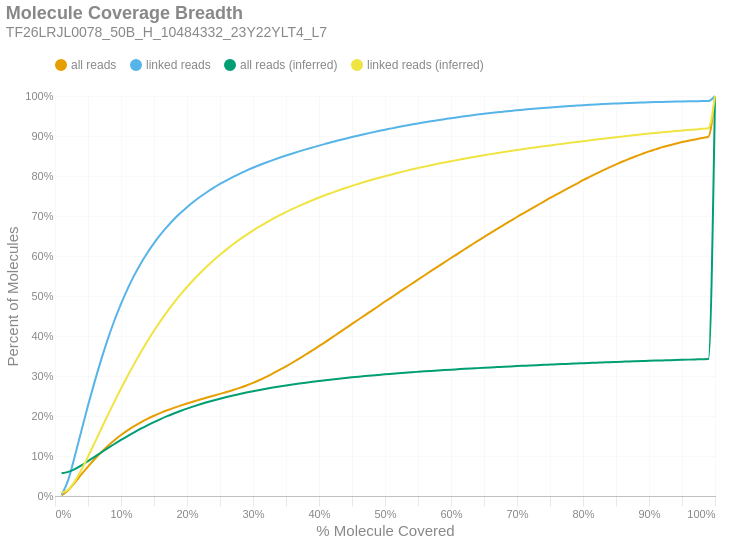

Source (notebook cell):
### Markdown cell above
### Molecule Read Coverage
This chart shows molecule coverage breadth as computed by the number of bases aligned to that molecule. In other words, "*how much of each unique long molecule is actually sequenced/aligned?*" Keep in mind there is a distinction between sequences and alignments, since some sequences belonging to a particular molecule may not align well and wouldn't appear in the alignment data. This chart also shows molecule coverage breadth as computed by the *inferred fragment* from which the aligned sequences originate. Unlike read coverage, this calculation takes into account the total insert size, including unsequenced gaps between the forward and reverse reads. Like the previous figures, these are cumulative percents.

### Code cell
if SKIPLR:
    print_html(f"Skipped")
else:
    binned_df = consolidated_hist(valids['coverage_bp'], mask, 0.01, True)
    binned_df_inf = consolidated_hist(valids['coverage_inserts'], mask, 0.01, True)
    binned_df = binned_df.with_columns(pl.lit(binned_df_inf['all reads (cumsum)']).alias('all reads (inferred)'))
    binned_df = binned_df.with_columns(pl.lit(binned_df_inf['linked reads (cumsum)']).alias('linked reads (inferred)'))
    binned_df = binned_df.with_columns(
        (pl.col('bin').cast(pl.Float64) + 0.01).alias('right_edge')
    )

    with SafeRender(binned_df):
        (
            density_plot(binned_df, 'Molecule Coverage Breadth', samplename, 'molcov', ['all reads (inferred)','linked reads (inferred)'])
            .encode(
                #x=alt.X('bin:Q', title="% Molecule Covered").axis(format = '%').scale(padding=0),
                x=alt.X('right_edge:Q', title="% Molecule Covered").axis(format='%').scale(padding=0),
                y=alt.Y('value:Q', title='Percent of Molecules')
                    .axis(format='%')
                    .stack(False)
                    .scale(domainMin=0, padding=0),
                color=alt.Color("key:N").scale(domain = ["all reads", "linked reads", "all reads (inferred)", "linked reads (inferred)"]),
                tooltip = [
                    alt.Tooltip("key:N", title = "Data Type"),
                    alt.Tooltip("range_label:N", title="% Molecule Covered"),
                    alt.Tooltip("value:Q", format = ".2%", title="% Molecules")
                ]
            )
        ).display()

### Figure 1 — Vega-Lite specification as saved in the notebook (floating-point values rounded to 4 significant figures)
{"width": "container", "height": 400, "config": {"title": {"anchor": "start", "dy": -15, "fontSize": 18, "color": "#888888", "subtitleColor": "#888888", "subtitleFontSize": 14}, "arc": {"fill": "#0072B2"}, "axis": {"domainColor": "#888888", "domainWidth": 0.5, "gridWidth": 0.2, "grid": false, "titleFontWeight": 400, "titleFontSize": 15, "labelFontSize": 11, "labelColor": "#888888", "tickColor": "#888888", "tickWidth": 0.2, "titleColor": "#888888"}, "axisBand": {"grid": false}, "axisX": {"grid": true, "tickSize": 10, "domainCap": "round"}, "axisY": {"domain": false, "grid": true, "tickSize": 0, "domainCap": "round"}, "background": "transparent", "header": {"labelFontSize": 15, "labelColor": "#888888", "titleFontSize": 15, "titleFontWeight": 600, "titleColor": "#888888"}, "legend": {"labelFont": "sans-serif", "labelFontSize": 12, "labelColor": "#888888", "symbolSize": 100, "symbolType": "circle", "titleFontSize": 12, "titlePadding": 10, "titleColor": "#888888", "title": null, "orient": "top"}, "range": {"category": ["#E69F00", "#56B4E9", "#009E73", "#F0E442", "#0072B2", "#D55E00", "#CC79A7", "#000000"], "diverging": ["#cfe8f3", "#a2d4ec", "#73bfe2", "#46abdb", "#1696d2", "#12719e"]}, "area": {"fill": "#0072B2", "fillOpacity": 0.7, "line": true, "strokeOpacity": 0.7}, "line": {"color": "#0072B2", "stroke": "#0072B2", "strokeWidth": 2}, "trail": {"color": "#0072B2", "stroke": "#0072B2", "strokeWidth": 0, "size": 1}, "point": {"filled": true, "fillOpacity": 1.0, "size": 95}, "text": {"color": "#888888", "fontSize": 11, "align": "right", "fontWeight": 400, "size": 11}, "bar": {"fill": "#0072B2", "stroke": null}, "view": {"stroke": null, "continuousWidth": 660, "continuousHeight": 400}}, "data": {"name": "data-fec99d3b8f9a885b3921fd0e998aea3c"}, "mark": {"type": "line", "interpolate": "monotone", "point": {"opacity": 0, "size": 275}}, "encoding": {"color": {"field": "key", "scale": {"domain": ["all reads", "linked reads", "all reads (inferred)", "linked reads (inferred)"]}, "type": "nominal"}, "tooltip": [{"field": "key", "title": "Data Type", "type": "nominal"}, {"field": "range_label", "title": "% Molecule Covered", "type": "nominal"}, {"field": "value", "format": ".2%", "title": "% Molecules", "type": "quantitative"}], "x": {"axis": {"format": "%"}, "field": "right_edge", "scale": {"padding": 0}, "title": "% Molecule Covered", "type": "quantitative"}, "y": {"axis": {"format": "%"}, "field": "value", "scale": {"domainMin": 0, "padding": 0}, "stack": false, "title": "Percent of Molecules", "type": "quantitative"}}, "params": [{"name": "param_c36ac31b6afebe62", "select": {"type": "point", "fields": ["key"]}, "bind": "legend"}], "title": {"text": "Molecule Coverage Breadth", "subtitle": "TF26LRJL0078_50B_H_10484332_23Y22YLT4_L7"}, "transform": [{"fold": ["all reads (cumsum)", "linked reads (cumsum)", "all reads (inferred)", "linked reads (inferred)"]}, {"calculate": "replace(datum.key, ' (cumsum)', '')", "as": "key"}, {"filter": {"param": "param_c36ac31b6afebe62"}}], "usermeta": {"embedOptions": {"downloadFileName": "TF26LRJL0078_50B_H_10484332_23Y22YLT4_L7.molcov"}}, "$schema": "https://vega.github.io/schema/vega-lite/v6.4.1.json", "datasets": {"data-fec99d3b8f9a885b3921fd0e998aea3c": [{"bin": "0.0", "interval": "0.0-0.01", "all reads": 0.001412, "linked reads": 0.00283, "all reads (cumsum)": 0.001412, "linked reads (cumsum)": 0.00283, "range_label": "0.0-0.01", "all reads (inferred)": 0.05702, "linked reads (inferred)": 0.007852, "right_edge": 0.01}, {"bin": "0.01", "interval": "0.01-0.02", "all reads": 0.01281, "linked reads": 0.03691, "all reads (cumsum)": 0.01422, "linked reads (cumsum)": 0.03974, "range_label": "0.01-0.02", "all reads (inferred)": 0.06027, "linked reads (inferred)": 0.01598, "right_edge": 0.02}, {"bin": "0.02", "interval": "0.02-0.03", "all reads": 0.01945, "linked reads": 0.05953, "all reads (cumsum)": 0.03367, "linked reads (cumsum)": 0.09927, "range_label": "0.02-0.03", "all reads (inferred)": 0.06727, "linked reads (inferred)": 0.03664, "right_edge": 0.03}, {"bin": "0.03", "interval": "0.03-0.04", "all reads": 0.02025, "linked reads": 0.06411, "all reads (cumsum)": 0.05392, "linked reads (cumsum)": 0.1634, "range_label": "0.03-0.04", "all reads (inferred)": 0.07659, "linked reads (inferred)": 0.06547, "right_edge": 0.04}, {"bin": "0.04", "interval": "0.04-0.05", "all reads": 0.01964, "linked reads": 0.06269, "all reads (cumsum)": 0.07356, "linked reads (cumsum)": 0.2261, "range_label": "0.04-0.05", "all reads (inferred)": 0.08709, "linked reads (inferred)": 0.09841, "right_edge": 0.05}, {"bin": "0.05", "interval": "0.05-0.06", "all reads": 0.01845, "linked reads": 0.05928, "all reads (cumsum)": 0.09201, "linked reads (cumsum)": 0.2853, "range_label": "0.05-0.06", "all reads (inferred)": 0.09794, "linked reads (inferred)": 0.1329, "right_edge": 0.06}, {"bin": "0.06", "interval": "0.06-0.07", "all reads": 0.01727, "linked reads": 0.05566, "all reads (cumsum)": 0.1093, "linked reads (cumsum)": 0.341, "range_label": "0.06-0.07", "all reads (inferred)": 0.1088, "linked reads (inferred)": 0.1676, "right_edge": 0.07}, {"bin": "0.07", "interval": "0.07-0.08", "all reads": 0.0159, "linked reads": 0.05129, "all reads (cumsum)": 0.1252, "linked reads (cumsum)": 0.3923, "range_label": "0.07-0.08", "all reads (inferred)": 0.1196, "linked reads (inferred)": 0.2021, "right_edge": 0.08}, {"bin": "0.08", "interval": "0.08-0.09", "all reads": 0.01439, "linked reads": 0.04641, "all reads (cumsum)": 0.1396, "linked reads (cumsum)": 0.4387, "range_label": "0.08-0.09", "all reads (inferred)": 0.13, "linked reads (inferred)": 0.2359, "right_edge": 0.09}, {"bin": "0.09", "interval": "0.09-0.1", "all reads": 0.01297, "linked reads": 0.04173, "all reads (cumsum)": 0.1525, "linked reads (cumsum)": 0.4804, "range_label": "0.09-0.1", "all reads (inferred)": 0.1402, "linked reads (inferred)": 0.2686, "right_edge": 0.1}, {"bin": "0.1", "interval": "0.1-0.11", "all reads": 0.01171, "linked reads": 0.03756, "all reads (cumsum)": 0.1642, "linked reads (cumsum)": 0.518, "range_label": "0.1-0.11", "all reads (inferred)": 0.1499, "linked reads (inferred)": 0.3001, "right_edge": 0.11}, {"bin": "0.11", "interval": "0.11-0.12", "all reads": 0.01051, "linked reads": 0.03355, "all reads (cumsum)": 0.1748, "linked reads (cumsum)": 0.5515, "range_label": "0.11-0.12", "all reads (inferred)": 0.1593, "linked reads (inferred)": 0.3303, "right_edge": 0.12}, {"bin": "0.12", "interval": "0.12-0.13", "all reads": 0.009442, "linked reads": 0.0299, "all reads (cumsum)": 0.1842, "linked reads (cumsum)": 0.5814, "range_label": "0.12-0.13", "all reads (inferred)": 0.1682, "linked reads (inferred)": 0.3593, "right_edge": 0.13}, {"bin": "0.13", "interval": "0.13-0.14", "all reads": 0.008537, "linked reads": 0.02672, "all reads (cumsum)": 0.1927, "linked reads (cumsum)": 0.6082, "range_label": "0.13-0.14", "all reads (inferred)": 0.1767, "linked reads (inferred)": 0.3868, "right_edge": 0.14}, {"bin": "0.14", "interval": "0.14-0.15", "all reads": 0.007821, "linked reads": 0.02411, "all reads (cumsum)": 0.2006, "linked reads (cumsum)": 0.6323, "range_label": "0.14-0.15", "all reads (inferred)": 0.1848, "linked reads (inferred)": 0.413, "right_edge": 0.15}, {"bin": "0.15", "interval": "0.15-0.16", "all reads": 0.007151, "linked reads": 0.02172, "all reads (cumsum)": 0.2077, "linked reads (cumsum)": 0.654, "range_label": "0.15-0.16", "all reads (inferred)": 0.1924, "linked reads (inferred)": 0.4377, "right_edge": 0.16}, {"bin": "0.16", "interval": "0.16-0.17", "all reads": 0.006559, "linked reads": 0.01956, "all reads (cumsum)": 0.2143, "linked reads (cumsum)": 0.6736, "range_label": "0.16-0.17", "all reads (inferred)": 0.1996, "linked reads (inferred)": 0.461, "right_edge": 0.17}, {"bin": "0.17", "interval": "0.17-0.18", "all reads": 0.006084, "linked reads": 0.01773, "all reads (cumsum)": 0.2203, "linked reads (cumsum)": 0.6913, "range_label": "0.17-0.18", "all reads (inferred)": 0.2062, "linked reads (inferred)": 0.4827, "right_edge": 0.18}, {"bin": "0.18", "interval": "0.18-0.19", "all reads": 0.005672, "linked reads": 0.01605, "all reads (cumsum)": 0.226, "linked reads (cumsum)": 0.7073, "range_label": "0.18-0.19", "all reads (inferred)": 0.2125, "linked reads (inferred)": 0.5032, "right_edge": 0.19}, {"bin": "0.19", "interval": "0.19-0.2", "all reads": 0.005365, "linked reads": 0.01478, "all reads (cumsum)": 0.2314, "linked reads (cumsum)": 0.7221, "range_label": "0.19-0.2", "all reads (inferred)": 0.2185, "linked reads (inferred)": 0.5225, "right_edge": 0.2}, {"bin": "0.2", "interval": "0.2-0.21", "all reads": 0.005046, "linked reads": 0.01345, "all reads (cumsum)": 0.2364, "linked reads (cumsum)": 0.7356, "range_label": "0.2-0.21", "all reads (inferred)": 0.224, "linked reads (inferred)": 0.5405, "right_edge": 0.21}, {"bin": "0.21", "interval": "0.21-0.22", "all reads": 0.004874, "linked reads": 0.01244, "all reads (cumsum)": 0.2413, "linked reads (cumsum)": 0.748, "range_label": "0.21-0.22", "all reads (inferred)": 0.2293, "linked reads (inferred)": 0.5576, "right_edge": 0.22}, {"bin": "0.22", "interval": "0.22-0.23", "all reads": 0.004738, "linked reads": 0.01147, "all reads (cumsum)": 0.246, "linked reads (cumsum)": 0.7595, "range_label": "0.22-0.23", "all reads (inferred)": 0.2343, "linked reads (inferred)": 0.5737, "right_edge": 0.23}, {"bin": "0.23", "interval": "0.23-0.24", "all reads": 0.004679, "linked reads": 0.01069, "all reads (cumsum)": 0.2507, "linked reads (cumsum)": 0.7702, "range_label": "0.23-0.24", "all reads (inferred)": 0.2389, "linked reads (inferred)": 0.5888, "right_edge": 0.24}, {"bin": "0.24", "interval": "0.24-0.25", "all reads": 0.004645, "linked reads": 0.009958, "all reads (cumsum)": 0.2554, "linked reads (cumsum)": 0.7801, "range_label": "0.24-0.25", "all reads (inferred)": 0.2433, "linked reads (inferred)": 0.6032, "right_edge": 0.25}, {"bin": "0.25", "interval": "0.25-0.26", "all reads": 0.004579, "linked reads": 0.009101, "all reads (cumsum)": 0.2599, "linked reads (cumsum)": 0.7892, "range_label": "0.25-0.26", "all reads (inferred)": 0.2475, "linked reads (inferred)": 0.6166, "right_edge": 0.26}, {"bin": "0.26", "interval": "0.26-0.27", "all reads": 0.004908, "linked reads": 0.008597, "all reads (cumsum)": 0.2649, "linked reads (cumsum)": 0.7978, "range_label": "0.26-0.27", "all reads (inferred)": 0.2514, "linked reads (inferred)": 0.6294, "right_edge": 0.27}, {"bin": "0.27", "interval": "0.27-0.28", "all reads": 0.005394, "linked reads": 0.008068, "all reads (cumsum)": 0.2702, "linked reads (cumsum)": 0.8059, "range_label": "0.27-0.28", "all reads (inferred)": 0.2551, "linked reads (inferred)": 0.6414, "right_edge": 0.28}, {"bin": "0.28", "interval": "0.28-0.29", "all reads": 0.005894, "linked reads": 0.007638, "all reads (cumsum)": 0.2761, "linked reads (cumsum)": 0.8135, "range_label": "0.28-0.29", "all reads (inferred)": 0.2587, "linked reads (inferred)": 0.6528, "right_edge": 0.29}, {"bin": "0.29", "interval": "0.29-0.3", "all reads": 0.006552, "linked reads": 0.007179, "all reads (cumsum)": 0.2827, "linked reads (cumsum)": 0.8207, "range_label": "0.29-0.3", "all reads (inferred)": 0.262, "linked reads (inferred)": 0.6636, "right_edge": 0.3}, {"bin": "0.3", "interval": "0.3-0.31", "all reads": 0.007229, "linked reads": 0.006662, "all reads (cumsum)": 0.2899, "linked reads (cumsum)": 0.8274, "range_label": "0.3-0.31", "all reads (inferred)": 0.2651, "linked reads (inferred)": 0.6738, "right_edge": 0.31}, {"bin": "0.31", "interval": "0.31-0.32", "all reads": 0.007903, "linked reads": 0.006352, "all reads (cumsum)": 0.2978, "linked reads (cumsum)": 0.8337, "range_label": "0.31-0.32", "all reads (inferred)": 0.2682, "linked reads (inferred)": 0.6836, "right_edge": 0.32}, {"bin": "0.32", "interval": "0.32-0.33", "all reads": 0.00846, "linked reads": 0.006107, "all reads (cumsum)": 0.3063, "linked reads (cumsum)": 0.8398, "range_label": "0.32-0.33", "all reads (inferred)": 0.271, "linked reads (inferred)": 0.6928, "right_edge": 0.33}, {"bin": "0.33", "interval": "0.33-0.34", "all reads": 0.008729, "linked reads": 0.005779, "all reads (cumsum)": 0.315, "linked reads (cumsum)": 0.8456, "range_label": "0.33-0.34", "all reads (inferred)": 0.2737, "linked reads (inferred)": 0.7015, "right_edge": 0.34}, {"bin": "0.34", "interval": "0.34-0.35", "all reads": 0.009199, "linked reads": 0.005495, "all reads (cumsum)": 0.3242, "linked reads (cumsum)": 0.8511, "range_label": "0.34-0.35", "all reads (inferred)": 0.2763, "linked reads (inferred)": 0.7098, "right_edge": 0.35}, {"bin": "0.35", "interval": "0.35-0.36", "all reads": 0.009565, "linked reads": 0.005313, "all reads (cumsum)": 0.3338, "linked reads (cumsum)": 0.8564, "range_label": "0.35-0.36", "all reads (inferred)": 0.2787, "linked reads (inferred)": 0.7178, "right_edge": 0.36}, {"bin": "0.36", "interval": "0.36-0.37", "all reads": 0.009871, "linked reads": 0.005134, "all reads (cumsum)": 0.3437, "linked reads (cumsum)": 0.8616, "range_label": "0.36-0.37", "all reads (inferred)": 0.2811, "linked reads (inferred)": 0.7253, "right_edge": 0.37}, {"bin": "0.37", "interval": "0.37-0.38", "all reads": 0.01008, "linked reads": 0.004951, "all reads (cumsum)": 0.3537, "linked reads (cumsum)": 0.8665, "range_label": "0.37-0.38", "all reads (inferred)": 0.2833, "linked reads (inferred)": 0.7326, "right_edge": 0.38}, {"bin": "0.38", "interval": "0.38-0.39", "all reads": 0.01024, "linked reads": 0.004789, "all reads (cumsum)": 0.364, "linked reads (cumsum)": 0.8713, "range_label": "0.38-0.39", "all reads (inferred)": 0.2854, "linked reads (inferred)": 0.7395, "right_edge": 0.39}, {"bin": "0.39", "interval": "0.39-0.4", "all reads": 0.01071, "linked reads": 0.004727, "all reads (cumsum)": 0.3747, "linked reads (cumsum)": 0.876, "range_label": "0.39-0.4", "all reads (inferred)": 0.2875, "linked reads (inferred)": 0.7461, "right_edge": 0.4}, {"bin": "0.4", "interval": "0.4-0.41", "all reads": 0.0107, "linked reads": 0.004502, "all reads (cumsum)": 0.3854, "linked reads (cumsum)": 0.8805, "range_label": "0.4-0.41", "all reads (inferred)": 0.2895, "linked reads (inferred)": 0.7524, "right_edge": 0.41}, {"bin": "0.41", "interval": "0.41-0.42", "all reads": 0.01121, "linked reads": 0.004396, "all reads (cumsum)": 0.3966, "linked reads (cumsum)": 0.8849, "range_label": "0.41-0.42", "all reads (inferred)": 0.2914, "linked reads (inferred)": 0.7585, "right_edge": 0.42}, {"bin": "0.42", "interval": "0.42-0.43", "all reads": 0.01128, "linked reads": 0.00423, "all reads (cumsum)": 0.4079, "linked reads (cumsum)": 0.8892, "range_label": "0.42-0.43", "all reads (inferred)": 0.2932, "linked reads (inferred)": 0.7644, "right_edge": 0.43}, {"bin": "0.43", "interval": "0.43-0.44", "all reads": 0.0111, "linked reads": 0.004135, "all reads (cumsum)": 0.419, "linked reads (cumsum)": 0.8933, "range_label": "0.43-0.44", "all reads (inferred)": 0.2949, "linked reads (inferred)": 0.77, "right_edge": 0.44}, {"bin": "0.44", "interval": "0.44-0.45", "all reads": 0.01125, "linked reads": 0.004057, "all reads (cumsum)": 0.4302, "linked reads (cumsum)": 0.8973, "range_label": "0.44-0.45", "all reads (inferred)": 0.2966, "linked reads (inferred)": 0.7754, "right_edge": 0.45}, {"bin": "0.45", "interval": "0.45-0.46", "all reads": 0.01113, "linked reads": 0.003919, "all reads (cumsum)": 0.4414, "linked reads (cumsum)": 0.9013, "range_label": "0.45-0.46", "all reads (inferred)": 0.2982, "linked reads (inferred)": 0.7807, "right_edge": 0.46}, {"bin": "0.46", "interval": "0.46-0.47", "all reads": 0.01103, "linked reads": 0.003813, "all reads (cumsum)": 0.4524, "linked reads (cumsum)": 0.9051, "range_label": "0.46-0.47", "all reads (inferred)": 0.2998, "linked reads (inferred)": 0.7856, "right_edge": 0.47}, {"bin": "0.47", "interval": "0.47-0.48", "all reads": 0.01114, "linked reads": 0.003633, "all reads (cumsum)": 0.4635, "linked reads (cumsum)": 0.9087, "range_label": "0.47-0.48", "all reads (inferred)": 0.3013, "linked reads (inferred)": 0.7904, "right_edge": 0.48}, {"bin": "0.48", "interval": "0.48-0.49", "all reads": 0.01082, "linked reads": 0.003601, "all reads (cumsum)": 0.4744, "linked reads (cumsum)": 0.9123, "range_label": "0.48-0.49", "all reads (inferred)": 0.3027, "linked reads (inferred)": 0.7951, "right_edge": 0.49}, {"bin": "0.49", "interval": "0.49-0.5", "all reads": 0.01195, "linked reads": 0.003525, "all reads (cumsum)": 0.4863, "linked reads (cumsum)": 0.9158, "range_label": "0.49-0.5", "all reads (inferred)": 0.3041, "linked reads (inferred)": 0.7996, "right_edge": 0.5}, {"bin": "0.5", "interval": "0.5-0.51", "all reads": 0.01027, "linked reads": 0.003256, "all reads (cumsum)": 0.4966, "linked reads (cumsum)": 0.9191, "range_label": "0.5-0.51", "all reads (inferred)": 0.3055, "linked reads (inferred)": 0.8039, "right_edge": 0.51}, {"bin": "0.51", "interval": "0.51-0.52", "all reads": 0.0114, "linked reads": 0.003257, "all reads (cumsum)": 0.508, "linked reads (cumsum)": 0.9224, "range_label": "0.51-0.52", "all reads (inferred)": 0.3068, "linked reads (inferred)": 0.8081, "right_edge": 0.52}, {"bin": "0.52", "interval": "0.52-0.53", "all reads": 0.01097, "linked reads": 0.003138, "all reads (cumsum)": 0.5189, "linked reads (cumsum)": 0.9255, "range_label": "0.52-0.53", "all reads (inferred)": 0.3081, "linked reads (inferred)": 0.8122, "right_edge": 0.53}, {"bin": "0.53", "interval": "0.53-0.54", "all reads": 0.01109, "linked reads": 0.002989, "all reads (cumsum)": 0.53, "linked reads (cumsum)": 0.9285, "range_label": "0.53-0.54", "all reads (inferred)": 0.3093, "linked reads (inferred)": 0.816, "right_edge": 0.54}, {"bin": "0.54", "interval": "0.54-0.55", "all reads": 0.01081, "linked reads": 0.002929, "all reads (cumsum)": 0.5408, "linked reads (cumsum)": 0.9314, "range_label": "0.54-0.55", "all reads (inferred)": 0.3105, "linked reads (inferred)": 0.8198, "right_edge": 0.55}, {"bin": "0.55", "interval": "0.55-0.56", "all reads": 0.01106, "linked reads": 0.002862, "all reads (cumsum)": 0.5519, "linked reads (cumsum)": 0.9343, "range_label": "0.55-0.56", "all reads (inferred)": 0.3116, "linked reads (inferred)": 0.8235, "right_edge": 0.56}, {"bin": "0.56", "interval": "0.56-0.57", "all reads": 0.0108, "linked reads": 0.002684, "all reads (cumsum)": 0.5627, "linked reads (cumsum)": 0.937, "range_label": "0.56-0.57", "all reads (inferred)": 0.3127, "linked reads (inferred)": 0.827, "right_edge": 0.57}, {"bin": "0.57", "interval": "0.57-0.58", "all reads": 0.01059, "linked reads": 0.002604, "all reads (cumsum)": 0.5733, "linked reads (cumsum)": 0.9396, "range_label": "0.57-0.58", "all reads (inferred)": 0.3138, "linked reads (inferred)": 0.8305, "right_edge": 0.58}, {"bin": "0.58", "interval": "0.58-0.59", "all reads": 0.01074, "linked reads": 0.00252, "all reads (cumsum)": 0.584, "linked reads (cumsum)": 0.9421, "range_label": "0.58-0.59", "all reads (inferred)": 0.3149, "linked reads (inferred)": 0.8338, "right_edge": 0.59}, {"bin": "0.59", "interval": "0.59-0.6", "all reads": 0.01095, "linked reads": 0.002511, "all reads (cumsum)": 0.595, "linked reads (cumsum)": 0.9446, "range_label": "0.59-0.6", "all reads (inferred)": 0.3159, "linked reads (inferred)": 0.8371, "right_edge": 0.6}, {"bin": "0.6", "interval": "0.6-0.61", "all reads": 0.0104, "linked reads": 0.002323, "all reads (cumsum)": 0.6054, "linked reads (cumsum)": 0.9469, "range_label": "0.6-0.61", "all reads (inferred)": 0.3169, "linked reads (inferred)": 0.8402, "right_edge": 0.61}, {"bin": "0.61", "interval": "0.61-0.62", "all reads": 0.01093, "linked reads": 0.00226, "all reads (cumsum)": 0.6163, "linked reads (cumsum)": 0.9492, "range_label": "0.61-0.62", "all reads (inferred)": 0.3178, "linked reads (inferred)": 0.8433, "right_edge": 0.62}, {"bin": "0.62", "interval": "0.62-0.63", "all reads": 0.01044, "linked reads": 0.002206, "all reads (cumsum)": 0.6268, "linked reads (cumsum)": 0.9514, "range_label": "0.62-0.63", "all reads (inferred)": 0.3188, "linked reads (inferred)": 0.8463, "right_edge": 0.63}, {"bin": "0.63", "interval": "0.63-0.64", "all reads": 0.01048, "linked reads": 0.002089, "all reads (cumsum)": 0.6372, "linked reads (cumsum)": 0.9535, "range_label": "0.63-0.64", "all reads (inferred)": 0.3197, "linked reads (inferred)": 0.8491, "right_edge": 0.64}, {"bin": "0.64", "interval": "0.64-0.65", "all reads": 0.01019, "linked reads": 0.00197, "all reads (cumsum)": 0.6474, "linked reads (cumsum)": 0.9554, "range_label": "0.64-0.65", "all reads (inferred)": 0.3206, "linked reads (inferred)": 0.8519, "right_edge": 0.65}, {"bin": "0.65", "interval": "0.65-0.66", "all reads": 0.01047, "linked reads": 0.001965, "all reads (cumsum)": 0.6579, "linked reads (cumsum)": 0.9574, "range_label": "0.65-0.66", "all reads (inferred)": 0.3215, "linked reads (inferred)": 0.8547, "right_edge": 0.66}, {"bin": "0.66", "interval": "0.66-0.67", "all reads": 0.00996, "linked reads": 0.001869, "all reads (cumsum)": 0.6679, "linked reads (cumsum)": 0.9593, "range_label": "0.66-0.67", "all reads (inferred)": 0.3223, "linked reads (inferred)": 0.8573, "right_edge": 0.67}, {"bin": "0.67", "interval": "0.67-0.68", "all reads": 0.01001, "linked reads": 0.001754, "all reads (cumsum)": 0.6779, "linked reads (cumsum)": 0.961, "range_label": "0.67-0.68", "all reads (inferred)": 0.3232, "linked reads (inferred)": 0.86, "right_edge": 0.68}, {"bin": "0.68", "interval": "0.68-0.69", "all reads": 0.009765, "linked reads": 0.001711, "all reads (cumsum)": 0.6876, "linked reads (cumsum)": 0.9627, "range_label": "0.68-0.69", "all reads (inferred)": 0.324, "linked reads (inferred)": 0.8625, "right_edge": 0.69}, {"bin": "0.69", "interval": "0.69-0.7", "all reads": 0.009879, "linked reads": 0.001606, "all reads (cumsum)": 0.6975, "linked reads (cumsum)": 0.9643, "range_label": "0.69-0.7", "all reads (inferred)": 0.3248, "linked reads (inferred)": 0.865, "right_edge": 0.7}, {"bin": "0.7", "interval": "0.7-0.71", "all reads": 0.009499, "linked reads": 0.001565, "all reads (cumsum)": 0.707, "linked reads (cumsum)": 0.9659, "range_label": "0.7-0.71", "all reads (inferred)": 0.3256, "linked reads (inferred)": 0.8674, "right_edge": 0.71}, {"bin": "0.71", "interval": "0.71-0.72", "all reads": 0.009438, "linked reads": 0.001526, "all reads (cumsum)": 0.7164, "linked reads (cumsum)": 0.9674, "range_label": "0.71-0.72", "all reads (inferred)": 0.3263, "linked reads (inferred)": 0.8697, "right_edge": 0.72}, {"bin": "0.72", "interval": "0.72-0.73", "all reads": 0.009611, "linked reads": 0.001431, "all reads (cumsum)": 0.7261, "linked reads (cumsum)": 0.9689, "range_label": "0.72-0.73", "all reads (inferred)": 0.3271, "linked reads (inferred)": 0.872, "right_edge": 0.73}, {"bin": "0.73", "interval": "0.73-0.74", "all reads": 0.009321, "linked reads": 0.001367, "all reads (cumsum)": 0.7354, "linked reads (cumsum)": 0.9702, "range_label": "0.73-0.74", "all reads (inferred)": 0.3278, "linked reads (inferred)": 0.8743, "right_edge": 0.74}, {"bin": "0.74", "interval": "0.74-0.75", "all reads": 0.009642, "linked reads": 0.001314, "all reads (cumsum)": 0.745, "linked reads (cumsum)": 0.9715, "range_label": "0.74-0.75", "all reads (inferred)": 0.3285, "linked reads (inferred)": 0.8764, "right_edge": 0.75}, {"bin": "0.75", "interval": "0.75-0.76", "all reads": 0.008888, "linked reads": 0.001218, "all reads (cumsum)": 0.7539, "linked reads (cumsum)": 0.9728, "range_label": "0.75-0.76", "all reads (inferred)": 0.3292, "linked reads (inferred)": 0.8786, "right_edge": 0.76}, {"bin": "0.76", "interval": "0.76-0.77", "all reads": 0.009025, "linked reads": 0.001146, "all reads (cumsum)": 0.7629, "linked reads (cumsum)": 0.9739, "range_label": "0.76-0.77", "all reads (inferred)": 0.3299, "linked reads (inferred)": 0.8807, "right_edge": 0.77}, {"bin": "0.77", "interval": "0.77-0.78", "all reads": 0.008811, "linked reads": 0.001096, "all reads (cumsum)": 0.7717, "linked reads (cumsum)": 0.975, "range_label": "0.77-0.78", "all reads (inferred)": 0.3306, "linked reads (inferred)": 0.8829, "right_edge": 0.78}, {"bin": "0.78", "interval": "0.78-0.79", "all reads": 0.008708, "linked reads": 0.001018, "all reads (cumsum)": 0.7804, "linked reads (cumsum)": 0.976, "range_label": "0.78-0.79", "all reads (inferred)": 0.3313, "linked reads (inferred)": 0.8849, "right_edge": 0.79}, {"bin": "0.79", "interval": "0.79-0.8", "all reads": 0.009002, "linked reads": 0.001011, "all reads (cumsum)": 0.7895, "linked reads (cumsum)": 0.977, "range_label": "0.79-0.8", "all reads (inferred)": 0.332, "linked reads (inferred)": 0.887, "right_edge": 0.8}, {"bin": "0.8", "interval": "0.8-0.81", "all reads": 0.008176, "linked reads": 0.0009331, "all reads (cumsum)": 0.7976, "linked reads (cumsum)": 0.978, "range_label": "0.8-0.81", "all reads (inferred)": 0.3326, "linked reads (inferred)": 0.8891, "right_edge": 0.81}, {"bin": "0.81", "interval": "0.81-0.82", "all reads": 0.008143, "linked reads": 0.0008905, "all reads (cumsum)": 0.8058, "linked reads (cumsum)": 0.9789, "range_label": "0.81-0.82", "all reads (inferred)": 0.3333, "linked reads (inferred)": 0.8911, "right_edge": 0.82}, {"bin": "0.82", "interval": "0.82-0.83", "all reads": 0.008091, "linked reads": 0.0008496, "all reads (cumsum)": 0.8139, "linked reads (cumsum)": 0.9797, "range_label": "0.82-0.83", "all reads (inferred)": 0.3339, "linked reads (inferred)": 0.8931, "right_edge": 0.83}, {"bin": "0.83", "interval": "0.83-0.84", "all reads": 0.007757, "linked reads": 0.0008049, "all reads (cumsum)": 0.8216, "linked reads (cumsum)": 0.9805, "range_label": "0.83-0.84", "all reads (inferred)": 0.3345, "linked reads (inferred)": 0.895, "right_edge": 0.84}, {"bin": "0.84", "interval": "0.84-0.85", "all reads": 0.007339, "linked reads": 0.0007086, "all reads (cumsum)": 0.829, "linked reads (cumsum)": 0.9812, "range_label": "0.84-0.85", "all reads (inferred)": 0.3351, "linked reads (inferred)": 0.897, "right_edge": 0.85}, {"bin": "0.85", "interval": "0.85-0.86", "all reads": 0.007196, "linked reads": 0.0007128, "all reads (cumsum)": 0.8362, "linked reads (cumsum)": 0.9819, "range_label": "0.85-0.86", "all reads (inferred)": 0.3357, "linked reads (inferred)": 0.8989, "right_edge": 0.86}, {"bin": "0.86", "interval": "0.86-0.87", "all reads": 0.006746, "linked reads": 0.0006352, "all reads (cumsum)": 0.8429, "linked reads (cumsum)": 0.9826, "range_label": "0.86-0.87", "all reads (inferred)": 0.3363, "linked reads (inferred)": 0.9008, "right_edge": 0.87}, {"bin": "0.87", "interval": "0.87-0.88", "all reads": 0.00657, "linked reads": 0.0006009, "all reads (cumsum)": 0.8495, "linked reads (cumsum)": 0.9832, "range_label": "0.87-0.88", "all reads (inferred)": 0.3369, "linked reads (inferred)": 0.9026, "right_edge": 0.88}, {"bin": "0.88", "interval": "0.88-0.89", "all reads": 0.006107, "linked reads": 0.00055, "all reads (cumsum)": 0.8556, "linked reads (cumsum)": 0.9837, "range_label": "0.88-0.89", "all reads (inferred)": 0.3375, "linked reads (inferred)": 0.9043, "right_edge": 0.89}, {"bin": "0.89", "interval": "0.89-0.9", "all reads": 0.005928, "linked reads": 0.0005417, "all reads (cumsum)": 0.8615, "linked reads (cumsum)": 0.9843, "range_label": "0.89-0.9", "all reads (inferred)": 0.338, "linked reads (inferred)": 0.9061, "right_edge": 0.9}, {"bin": "0.9", "interval": "0.9-0.91", "all reads": 0.005159, "linked reads": 0.0004662, "all reads (cumsum)": 0.8667, "linked reads (cumsum)": 0.9847, "range_label": "0.9-0.91", "all reads (inferred)": 0.3385, "linked reads (inferred)": 0.9077, "right_edge": 0.91}, {"bin": "0.91", "interval": "0.91-0.92", "all reads": 0.00545, "linked reads": 0.0004607, "all reads (cumsum)": 0.8721, "linked reads (cumsum)": 0.9852, "range_label": "0.91-0.92", "all reads (inferred)": 0.339, "linked reads (inferred)": 0.9092, "right_edge": 0.92}, {"bin": "0.92", "interval": "0.92-0.93", "all reads": 0.004278, "linked reads": 0.0003962, "all reads (cumsum)": 0.8764, "linked reads (cumsum)": 0.9856, "range_label": "0.92-0.93", "all reads (inferred)": 0.3395, "linked reads (inferred)": 0.9107, "right_edge": 0.93}, {"bin": "0.93", "interval": "0.93-0.94", "all reads": 0.004246, "linked reads": 0.0003758, "all reads (cumsum)": 0.8806, "linked reads (cumsum)": 0.986, "range_label": "0.93-0.94", "all reads (inferred)": 0.34, "linked reads (inferred)": 0.9122, "right_edge": 0.94}, {"bin": "0.94", "interval": "0.94-0.95", "all reads": 0.004181, "linked reads": 0.0003453, "all reads (cumsum)": 0.8848, "linked reads (cumsum)": 0.9863, "range_label": "0.94-0.95", "all reads (inferred)": 0.3405, "linked reads (inferred)": 0.9137, "right_edge": 0.95}, {"bin": "0.95", "interval": "0.95-0.96", "all reads": 0.003238, "linked reads": 0.0003128, "all reads (cumsum)": 0.8881, "linked reads (cumsum)": 0.9866, "range_label": "0.95-0.96", "all reads (inferred)": 0.3409, "linked reads (inferred)": 0.9151, "right_edge": 0.96}, {"bin": "0.96", "interval": "0.96-0.97", "all reads": 0.003444, "linked reads": 0.000292, "all reads (cumsum)": 0.8915, "linked reads (cumsum)": 0.9869, "range_label": "0.96-0.97", "all reads (inferred)": 0.3414, "linked reads (inferred)": 0.9165, "right_edge": 0.97}, {"bin": "0.97", "interval": "0.97-0.98", "all reads": 0.003252, "linked reads": 0.0002767, "all reads (cumsum)": 0.8948, "linked reads (cumsum)": 0.9872, "range_label": "0.97-0.98", "all reads (inferred)": 0.3419, "linked reads (inferred)": 0.9179, "right_edge": 0.98}, {"bin": "0.98", "interval": "0.98-0.99", "all reads": 0.003468, "linked reads": 0.0002795, "all reads (cumsum)": 0.8982, "linked reads (cumsum)": 0.9875, "range_label": "0.98-0.99", "all reads (inferred)": 0.3424, "linked reads (inferred)": 0.9193, "right_edge": 0.99}, {"bin": "0.99", "interval": "0.99-1.0", "all reads": 0.1018, "linked reads": 0.01253, "all reads (cumsum)": 1.0, "linked reads (cumsum)": 1.0, "range_label": "0.99-1.0", "all reads (inferred)": 1.0, "linked reads (inferred)": 1.0, "right_edge": 1.0}]}}
